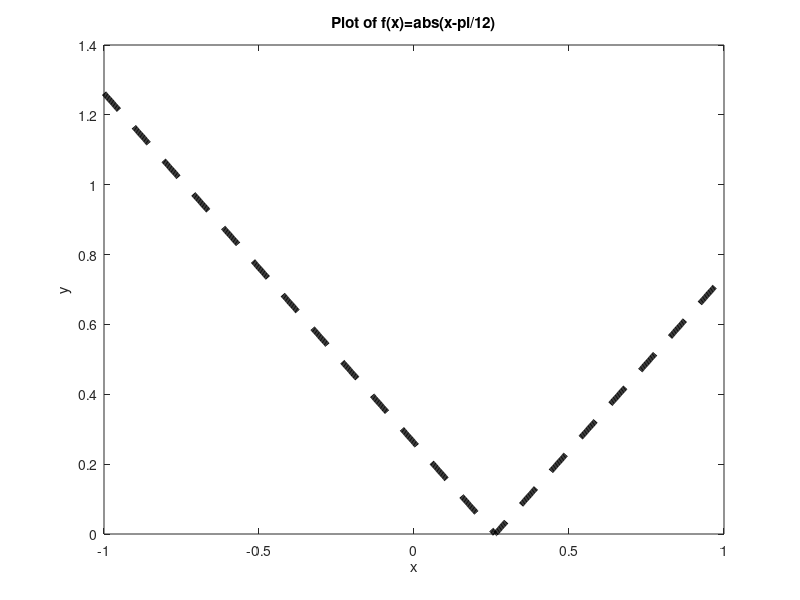
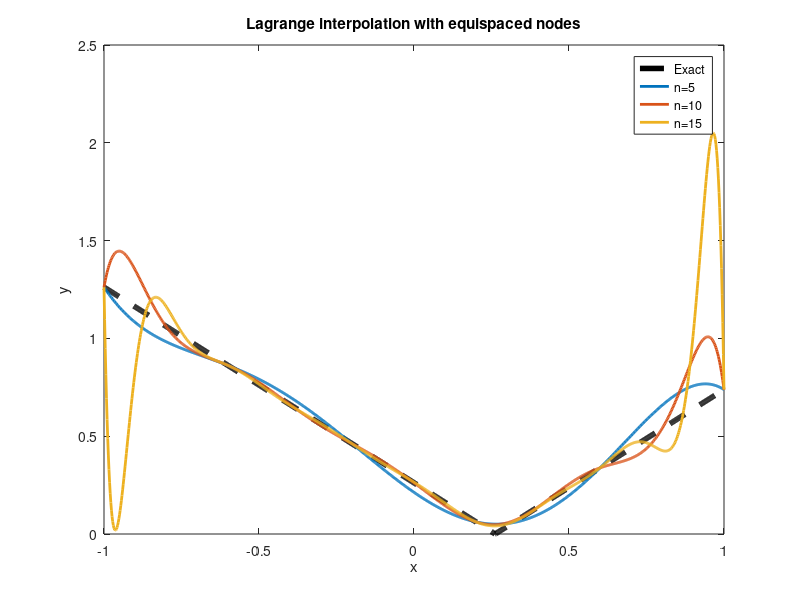
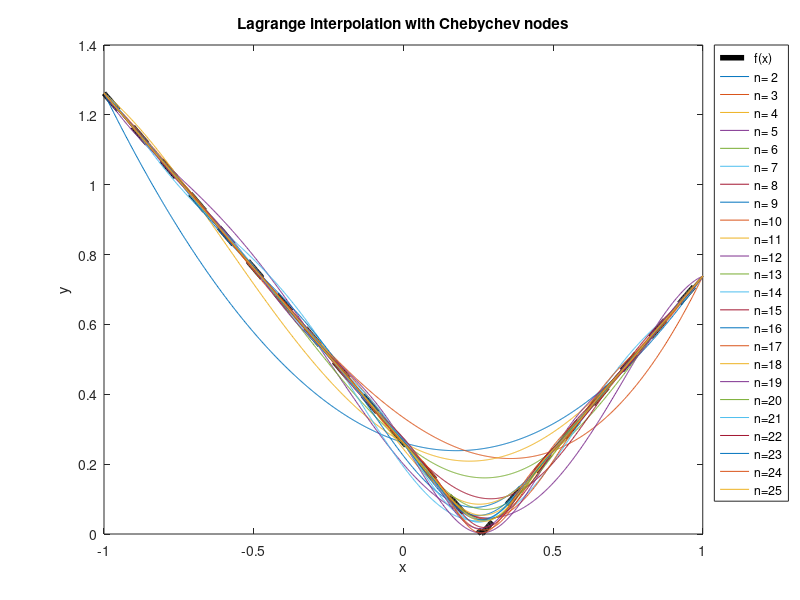
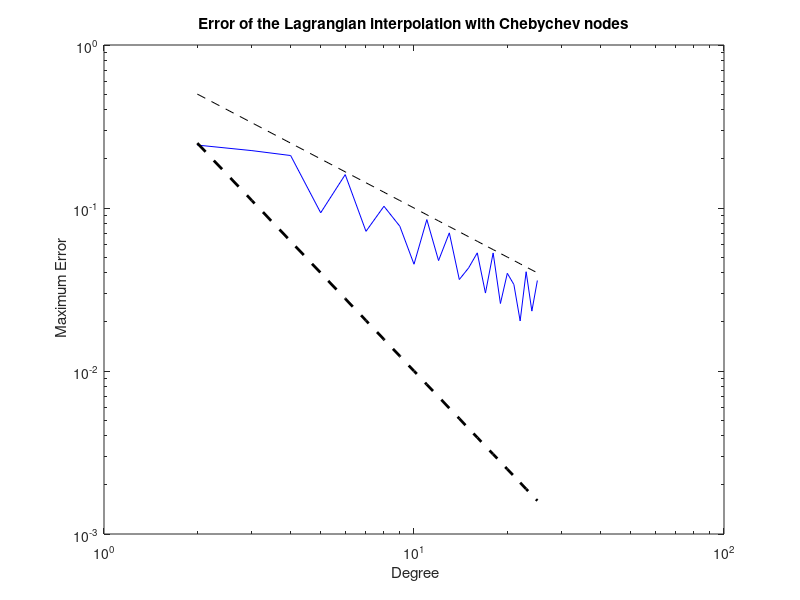

Here is the MATLAB script that generated these plots, in order: (Note: this script raises an error after producing the figures.)

%%%%%%%%%%%%%%%%%%%%%%%%%%%%%%%%%%%%%%%%%%%%%%%%%%%%%%%%%%%%%%%%%%%%%%%%%%%%%%%%%%
%            %%%%%%%%%%%%%%%%%%%%%%%%%%%%%%%%%%%%%%%%%%%%%%%%%%%%%%%%%%          
%            
%                            SOLUTION 4th Homework Assignment              
%                            
%                                        in 
%
%                      Numerical Methods for  Scientific Computing
%
%
%
%            %%%%%%%%%%%%%%%%%%%%%%%%%%%%%%%%%%%%%%%%%%%%%%%%%%%%%%%%%%
%%%%%%%%%%%%%%%%%%%%%%%%%%%%%%%%%%%%%%%%%%%%%%%%%%%%%%%%%%%%%%%%%%%%%%%%%%%%%%%%%%
%%

clc
clear all
close all

% Exercise 2a

fun=inline('abs(x-pi/12)','x');

a=-1;
b=1;
x_dis=linspace(a,b,1000);
f_dis=fun(x_dis);

% Ex 2a)
figure(1)
plot(x_dis, f_dis,'--k','linewidth',4)
title('Plot of f(x)=abs(x-pi/12)');
xlabel('x')
ylabel('y')

%% Ex 2b)
yt_I=[];
err_I=[];

g=[5 10 15];

for n=g
    
    % equispaced nodes
    h=(b-a)/n;
    x_nod=a:h:b;
    f_nod=fun(x_nod);

    % interpolation 
    P=polyfit(x_nod,f_nod,n);
    y_I=polyval(P,x_dis);
    
    % save data and compute the error
    yt_I=[yt_I; y_I];
    err_I=[err_I; abs(y_I-f_dis)];
       
end


err_max_L=max(err_I, [], 2)';

figure(2)
plot(x_dis, f_dis, '--k','linewidth',4)
hold on
plot(x_dis, yt_I, 'linewidth',2)
hold on
title('Lagrange interpolation with equispaced nodes')
xlabel('x')
ylabel('y')
legend('Exact','n=5', 'n=10','n=15')


fprintf('Lagrange Interpolation of degree %3d has maximum error %f\n', [g; err_max_L])

%%

% Ex 2c)
yt_I=[];
err_I=[];

g=2:25;

for n=g
    
    % Chebychev nodes
    i=0:n;
    x_loc=-cos(i*pi/n);
    x_nod=(a+b)/2 + (b-a)/2*x_loc;
    f_nod=fun(x_nod);

    % interpolation 
    P=polyfit(x_nod,f_nod,n);
    y_I=polyval(P,x_dis);
    
    % save data and compute the error
    yt_I=[yt_I; y_I];
    err_I=[err_I; abs(y_I-f_dis)];
       
end


err_max_CL=max(err_I, [], 2)';

figure(3)
for i=1:length(g)
    plot(x_dis, f_dis, '--k','linewidth',4)
    hold on
    plot(x_dis, yt_I(1:i,:))
    hold on
    title('Lagrange interpolation with Chebychev nodes')
    legend(strvcat('f(x)',[repmat('n=', i,1) num2str(g(1:i)')]),...
        'Location', 'NorthEastOutside')
    xlabel('x')
    ylabel('y')
    
    hold off
    pause(0.5)
end

fprintf('Lagrange Interpolation of degree %3d has maximum error %f\n', [g; err_max_CL])


y1=1./g;
y2=1./(g.^2);
figure(4)
loglog(g,err_max_CL,'-b',g,y1,'--k',g,y2,'--k', 'linewidth',2)
title('Error of the Lagrangian interpolation with Chebychev nodes')
xlabel(' Degree')
ylabel(' Maximum Error')
legend('Error', 'Reference',1)



%% Ex 2d)
yt_I=[];
err_I=[];

g=2.^(1:7);

for n=g
    
    % nodes
    h=(b-a)/n;
    x_nod=a:h:b;
    f_nod=fun(x_nod);
    

    % interpolation 
    y_I=interp1(x_nod,f_nod,x_dis);
    
    % save data and compute the error
    yt_I=[yt_I; y_I];
    err_I=[err_I; abs(y_I-f_dis)];
       
end


err_max_PL=max(err_I, [], 2)';

figure(5)
    plot(x_dis, f_dis, '--k','linewidth',4)
    hold on
    plot(x_dis, yt_I)
    hold on
    title('Piecewise linear interpolation with equispaced nodes')
    legend(strvcat('f(x)',[repmat('n=',length(g),1) num2str(g')]),...
        'Location', 'NorthEastOutside')
    xlabel('x')
    ylabel('y')
    
fprintf('Lagrange Interpolation of degree %3d has maximum error %f\n', [g; err_max_PL])


h=(b-a)./g;
y1=h;
y2=h.^2;
figure(6)
loglog(h,err_max_PL,'-b',h,y1,'--k',h,y2,'--k', 'linewidth',2)
title('Error of the Piecewise Linear interpolation with equispaced nodes')
xlabel('Amplitude: h=(b-a)/g')
ylabel(' Maximum Error')
legend('Error', 'Reference',1)


% Final comparison
g_CL=2:25;
g_PL=2.^(1:5);
y1=1./g_PL;
y2=1./(g_PL.^2);

figure(7)
loglog(g_CL,err_max_CL,'-b', g_PL, err_max_PL(1:5),'-r',g_PL,y1,'--k', g_PL,y2,'--k')
title('Comparison of the maximum error of the interpolation')
xlabel('Degree')
ylabel('Maximum error')
legend('Legendre (Chebychev nodes)',' Piecewise lin','Reference',1)


